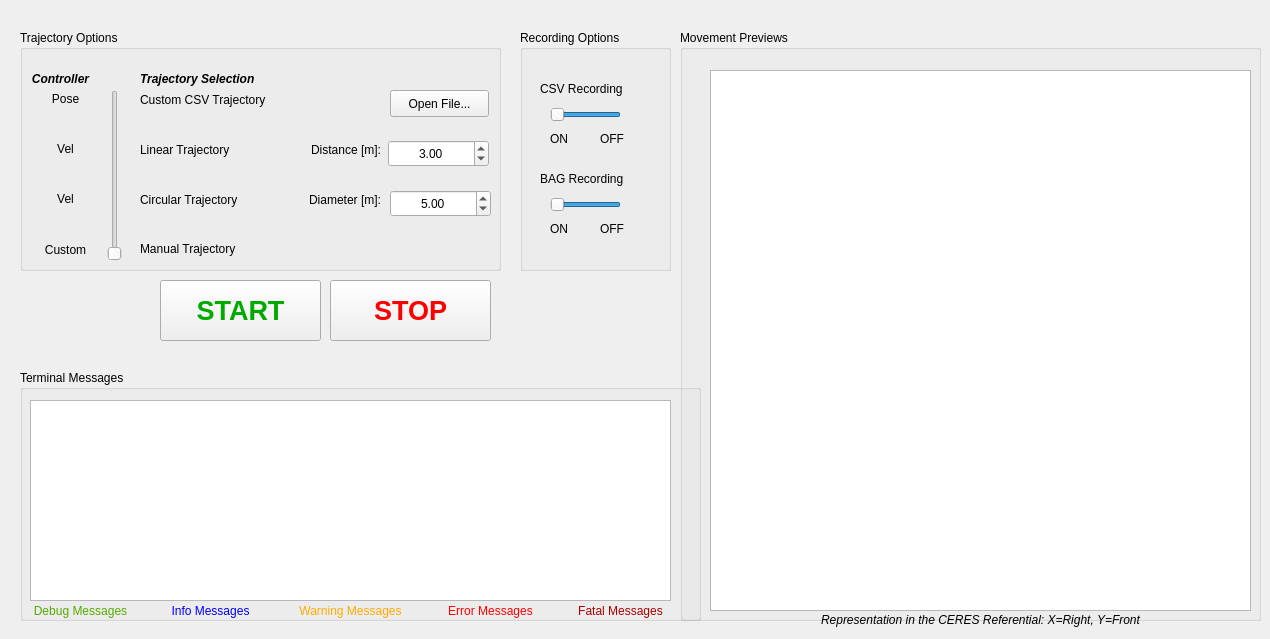
    <widget class="QWidget" name="tab_5">
     <attribute name="icon">
      <iconset resource="ressources.qrc">
       <normaloff>:/images/noun_sequence_121702.png</normaloff>:/images/noun_sequence_121702.png</iconset>
     </attribute>
     <attribute name="title">
      <string>Test Sequences</string>
     </attribute>
     <widget class="QGroupBox" name="groupBox_10">
      <property name="geometry">
       <rect>
        <x>20</x>
        <y>30</y>
        <width>481</width>
        <height>241</height>
       </rect>
      </property>
      <property name="title">
       <string>Trajectory Options</string>
      </property>
      <widget class="QSlider" name="verticalSlider">
       <property name="geometry">
        <rect>
         <x>80</x>
         <y>60</y>
         <width>29</width>
         <height>171</height>
        </rect>
       </property>
       <property name="maximum">
        <number>3</number>
       </property>
       <property name="pageStep">
        <number>1</number>
       </property>
       <property name="sliderPosition">
        <number>0</number>
       </property>
       <property name="orientation">
        <enum>Qt::Vertical</enum>
       </property>
       <property name="invertedAppearance">
        <bool>false</bool>
       </property>
      </widget>
      <widget class="QLabel" name="label_60">
       <property name="geometry">
        <rect>
         <x>120</x>
         <y>161</y>
         <width>131</width>
         <height>17</height>
        </rect>
       </property>
       <property name="text">
        <string>Circular Trajectory</string>
       </property>
      </widget>
      <widget class="QLabel" name="label_61">
       <property name="geometry">
        <rect>
         <x>120</x>
         <y>111</y>
         <width>131</width>
         <height>17</height>
        </rect>
       </property>
       <property name="text">
        <string>Linear Trajectory</string>
       </property>
      </widget>
      <widget class="QLabel" name="label_62">
       <property name="geometry">
        <rect>
         <x>120</x>
         <y>61</y>
         <width>161</width>
         <height>17</height>
        </rect>
       </property>
       <property name="text">
        <string>Custom CSV Trajectory</string>
       </property>
      </widget>
      <widget class="QLabel" name="label_63">
       <property name="geometry">
        <rect>
         <x>120</x>
         <y>210</y>
         <width>161</width>
         <height>17</height>
        </rect>
       </property>
       <property name="text">
        <string>Manual Trajectory</string>
       </property>
      </widget>
      <widget class="QPushButton" name="pushButton_4">
       <property name="geometry">
        <rect>
         <x>370</x>
         <y>60</y>
         <width>99</width>
         <height>27</height>
        </rect>
       </property>
       <property name="text">
        <string>Open File...</string>
       </property>
      </widget>
      <widget class="QLabel" name="label_64">
       <property name="geometry">
        <rect>
         <x>270</x>
         <y>110</y>
         <width>91</width>
         <height>20</height>
        </rect>
       </property>
       <property name="text">
        <string>Distance [m]:</string>
       </property>
       <property name="alignment">
        <set>Qt::AlignRight|Qt::AlignTrailing|Qt::AlignVCenter</set>
       </property>
      </widget>
      <widget class="QLabel" name="label_65">
       <property name="geometry">
        <rect>
         <x>260</x>
         <y>160</y>
         <width>101</width>
         <height>20</height>
        </rect>
       </property>
       <property name="text">
        <string>Diameter [m]:</string>
       </property>
       <property name="alignment">
        <set>Qt::AlignRight|Qt::AlignTrailing|Qt::AlignVCenter</set>
       </property>
      </widget>
      <widget class="QDoubleSpinBox" name="doubleSpinBox">
       <property name="geometry">
        <rect>
         <x>368</x>
         <y>110</y>
         <width>101</width>
         <height>27</height>
        </rect>
       </property>
       <property name="alignment">
        <set>Qt::AlignCenter</set>
       </property>
       <property name="buttonSymbols">
        <enum>QAbstractSpinBox::UpDownArrows</enum>
       </property>
       <property name="value">
        <double>3.000000000000000</double>
       </property>
      </widget>
      <widget class="QDoubleSpinBox" name="doubleSpinBox_2">
       <property name="geometry">
        <rect>
         <x>370</x>
         <y>160</y>
         <width>101</width>
         <height>27</height>
        </rect>
       </property>
       <property name="alignment">
        <set>Qt::AlignCenter</set>
       </property>
       <property name="buttonSymbols">
        <enum>QAbstractSpinBox::UpDownArrows</enum>
       </property>
       <property name="value">
        <double>5.000000000000000</double>
       </property>
      </widget>
      <widget class="QLabel" name="label_90">
       <property name="geometry">
        <rect>
         <x>0</x>
         <y>40</y>
         <width>81</width>
         <height>17</height>
        </rect>
       </property>
       <property name="font">
        <font>
         <weight>75</weight>
         <italic>true</italic>
         <bold>true</bold>
        </font>
       </property>
       <property name="text">
        <string>Controller</string>
       </property>
       <property name="alignment">
        <set>Qt::AlignCenter</set>
       </property>
      </widget>
      <widget class="QLabel" name="label_91">
       <property name="geometry">
        <rect>
         <x>10</x>
         <y>60</y>
         <width>71</width>
         <height>17</height>
        </rect>
       </property>
       <property name="text">
        <string>Pose</string>
       </property>
       <property name="alignment">
        <set>Qt::AlignCenter</set>
       </property>
      </widget>
      <widget class="QLabel" name="label_92">
       <property name="geometry">
        <rect>
         <x>10</x>
         <y>110</y>
         <width>71</width>
         <height>17</height>
        </rect>
       </property>
       <property name="text">
        <string>Vel</string>
       </property>
       <property name="alignment">
        <set>Qt::AlignCenter</set>
       </property>
      </widget>
      <widget class="QLabel" name="label_95">
       <property name="geometry">
        <rect>
         <x>10</x>
         <y>160</y>
         <width>71</width>
         <height>17</height>
        </rect>
       </property>
       <property name="text">
        <string>Vel</string>
       </property>
       <property name="alignment">
        <set>Qt::AlignCenter</set>
       </property>
      </widget>
      <widget class="QLabel" name="label_96">
       <property name="geometry">
        <rect>
         <x>10</x>
         <y>210</y>
         <width>71</width>
         <height>20</height>
        </rect>
       </property>
       <property name="text">
        <string>Custom</string>
       </property>
       <property name="alignment">
        <set>Qt::AlignCenter</set>
       </property>
      </widget>
      <widget class="QLabel" name="label_97">
       <property name="geometry">
        <rect>
         <x>120</x>
         <y>40</y>
         <width>151</width>
         <height>17</height>
        </rect>
       </property>
       <property name="font">
        <font>
         <weight>75</weight>
         <italic>true</italic>
         <bold>true</bold>
        </font>
       </property>
       <property name="text">
        <string>Trajectory Selection</string>
       </property>
       <property name="alignment">
        <set>Qt::AlignLeading|Qt::AlignLeft|Qt::AlignVCenter</set>
       </property>
      </widget>
     </widget>
     <widget class="QGroupBox" name="groupBox_11">
      <property name="geometry">
       <rect>
        <x>520</x>
        <y>30</y>
        <width>151</width>
        <height>241</height>
       </rect>
      </property>
      <property name="title">
       <string>Recording Options</string>
      </property>
      <widget class="QLabel" name="label_59">
       <property name="geometry">
        <rect>
         <x>30</x>
         <y>190</y>
         <width>31</width>
         <height>17</height>
        </rect>
       </property>
       <property name="text">
        <string>ON</string>
       </property>
      </widget>
      <widget class="QLabel" name="label_58">
       <property name="geometry">
        <rect>
         <x>20</x>
         <y>140</y>
         <width>111</width>
         <height>17</height>
        </rect>
       </property>
       <property name="text">
        <string>BAG Recording</string>
       </property>
      </widget>
      <widget class="QLabel" name="label_55">
       <property name="geometry">
        <rect>
         <x>80</x>
         <y>100</y>
         <width>31</width>
         <height>17</height>
        </rect>
       </property>
       <property name="text">
        <string>OFF</string>
       </property>
      </widget>
      <widget class="QLabel" name="label_57">
       <property name="geometry">
        <rect>
         <x>80</x>
         <y>190</y>
         <width>31</width>
         <height>17</height>
        </rect>
       </property>
       <property name="text">
        <string>OFF</string>
       </property>
      </widget>
      <widget class="QSlider" name="horizontalSlider_2">
       <property name="geometry">
        <rect>
         <x>30</x>
         <y>160</y>
         <width>71</width>
         <height>29</height>
        </rect>
       </property>
       <property name="layoutDirection">
        <enum>Qt::RightToLeft</enum>
       </property>
       <property name="maximum">
        <number>1</number>
       </property>
       <property name="pageStep">
        <number>1</number>
       </property>
       <property name="value">
        <number>1</number>
       </property>
       <property name="orientation">
        <enum>Qt::Horizontal</enum>
       </property>
      </widget>
      <widget class="QLabel" name="label_56">
       <property name="geometry">
        <rect>
         <x>20</x>
         <y>50</y>
         <width>111</width>
         <height>17</height>
        </rect>
       </property>
       <property name="text">
        <string>CSV Recording</string>
       </property>
      </widget>
      <widget class="QSlider" name="horizontalSlider">
       <property name="geometry">
        <rect>
         <x>30</x>
         <y>70</y>
         <width>71</width>
         <height>29</height>
        </rect>
       </property>
       <property name="layoutDirection">
        <enum>Qt::RightToLeft</enum>
       </property>
       <property name="maximum">
        <number>1</number>
       </property>
       <property name="pageStep">
        <number>1</number>
       </property>
       <property name="value">
        <number>1</number>
       </property>
       <property name="orientation">
        <enum>Qt::Horizontal</enum>
       </property>
      </widget>
      <widget class="QLabel" name="label_54">
       <property name="geometry">
        <rect>
         <x>30</x>
         <y>100</y>
         <width>31</width>
         <height>17</height>
        </rect>
       </property>
       <property name="text">
        <string>ON</string>
       </property>
      </widget>
     </widget>
     <widget class="QGroupBox" name="groupBox_12">
      <property name="geometry">
       <rect>
        <x>680</x>
        <y>30</y>
        <width>581</width>
        <height>591</height>
       </rect>
      </property>
      <property name="title">
       <string>Movement Previews</string>
      </property>
      <widget class="PlotWidget" name="graphicsView_13">
       <property name="geometry">
        <rect>
         <x>30</x>
         <y>40</y>
         <width>541</width>
         <height>541</height>
        </rect>
       </property>
      </widget>
     </widget>
     <widget class="QGroupBox" name="groupBox_13">
      <property name="geometry">
       <rect>
        <x>20</x>
        <y>370</y>
        <width>681</width>
        <height>251</height>
       </rect>
      </property>
      <property name="title">
       <string>Terminal Messages</string>
      </property>
      <widget class="QTextEdit" name="textEdit_2">
       <property name="geometry">
        <rect>
         <x>10</x>
         <y>30</y>
         <width>641</width>
         <height>201</height>
        </rect>
       </property>
       <property name="font">
        <font>
         <weight>75</weight>
         <bold>true</bold>
        </font>
       </property>
       <property name="readOnly">
        <bool>true</bool>
       </property>
      </widget>
      <widget class="QLabel" name="label_66">
       <property name="geometry">
        <rect>
         <x>100</x>
         <y>230</y>
         <width>181</width>
         <height>21</height>
        </rect>
       </property>
       <property name="styleSheet">
        <string notr="true">color:rgb(0, 0, 255)</string>
       </property>
       <property name="text">
        <string>Info Messages</string>
       </property>
       <property name="alignment">
        <set>Qt::AlignCenter</set>
       </property>
      </widget>
      <widget class="QLabel" name="label_67">
       <property name="geometry">
        <rect>
         <x>-30</x>
         <y>230</y>
         <width>181</width>
         <height>21</height>
        </rect>
       </property>
       <property name="styleSheet">
        <string notr="true">color:rgb(85, 170, 0)</string>
       </property>
       <property name="text">
        <string>Debug Messages</string>
       </property>
       <property name="alignment">
        <set>Qt::AlignCenter</set>
       </property>
      </widget>
      <widget class="QLabel" name="label_80">
       <property name="geometry">
        <rect>
         <x>510</x>
         <y>230</y>
         <width>181</width>
         <height>21</height>
        </rect>
       </property>
       <property name="styleSheet">
        <string notr="true">color:rgb(170, 0, 0)</string>
       </property>
       <property name="text">
        <string>Fatal Messages</string>
       </property>
       <property name="alignment">
        <set>Qt::AlignCenter</set>
       </property>
      </widget>
      <widget class="QLabel" name="label_68">
       <property name="geometry">
        <rect>
         <x>240</x>
         <y>230</y>
         <width>181</width>
         <height>21</height>
        </rect>
       </property>
       <property name="styleSheet">
        <string notr="true">color:rgb(255, 170, 0)</string>
       </property>
       <property name="text">
        <string>Warning Messages</string>
       </property>
       <property name="alignment">
        <set>Qt::AlignCenter</set>
       </property>
      </widget>
      <widget class="QLabel" name="label_69">
       <property name="geometry">
        <rect>
         <x>380</x>
         <y>230</y>
         <width>181</width>
         <height>21</height>
        </rect>
       </property>
       <property name="styleSheet">
        <string notr="true">color:rgb(255, 0, 0)</string>
       </property>
       <property name="text">
        <string>Error Messages</string>
       </property>
       <property name="alignment">
        <set>Qt::AlignCenter</set>
       </property>
      </widget>
     </widget>
     <widget class="QPushButton" name="pushButton_5">
      <property name="enabled">
       <bool>true</bool>
      </property>
      <property name="geometry">
       <rect>
        <x>160</x>
        <y>280</y>
        <width>161</width>
        <height>61</height>
       </rect>
      </property>
      <property name="font">
       <font>
        <pointsize>20</pointsize>
        <weight>75</weight>
        <bold>true</bold>
       </font>
      </property>
      <property name="styleSheet">
       <string notr="true">color:rgb(0, 170, 0)</string>
      </property>
      <property name="text">
       <string>START</string>
      </property>
      <property name="checkable">
       <bool>false</bool>
      </property>
      <property name="checked">
       <bool>false</bool>
      </property>
      <property name="autoRepeat">
       <bool>false</bool>
      </property>
      <property name="autoDefault">
       <bool>false</bool>
      </property>
      <property name="default">
       <bool>false</bool>
      </property>
      <property name="flat">
       <bool>false</bool>
      </property>
     </widget>
     <widget class="QPushButton" name="pushButton_6">
      <property name="geometry">
       <rect>
        <x>330</x>
        <y>280</y>
        <width>161</width>
        <height>61</height>
       </rect>
      </property>
      <property name="font">
       <font>
        <pointsize>20</pointsize>
        <weight>75</weight>
        <bold>true</bold>
       </font>
      </property>
      <property name="styleSheet">
       <string notr="true">color:rgb(255, 0, 0)</string>
      </property>
      <property name="text">
       <string>STOP</string>
      </property>
     </widget>
     <widget class="QLabel" name="label_78">
      <property name="geometry">
       <rect>
        <x>710</x>
        <y>610</y>
        <width>541</width>
        <height>20</height>
       </rect>
      </property>
      <property name="font">
       <font>
        <italic>true</italic>
       </font>
      </property>
      <property name="text">
       <string>Representation in the CERES Referential: X=Right, Y=Front</string>
      </property>
      <property name="alignment">
       <set>Qt::AlignCenter</set>
      </property>
     </widget>
    </widget>
